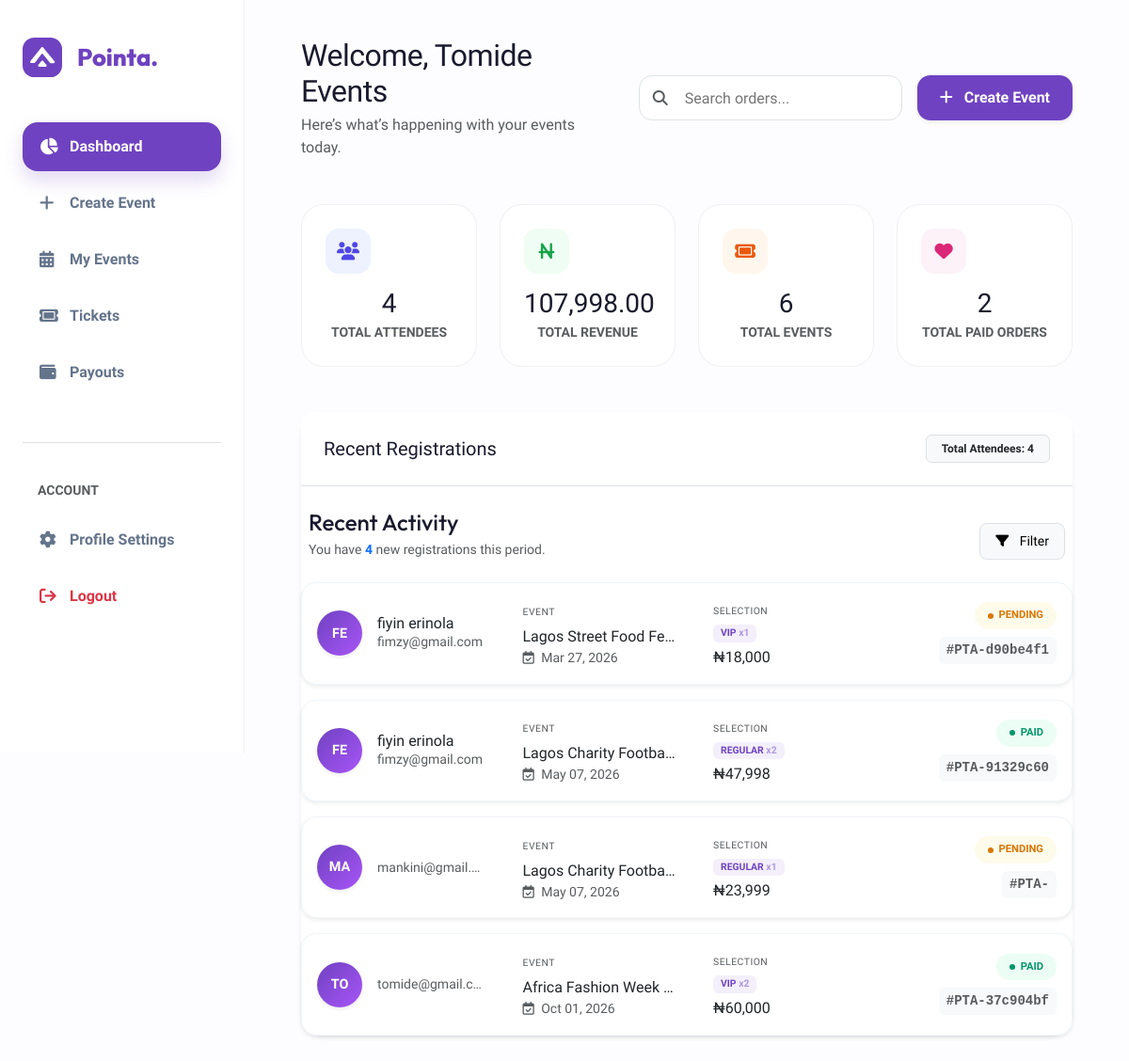
Page /organizer/dashboard/ (signed in) on the committed database.
### events/models.py (models this page shows, shortened)
class Organizer(models.Model):
    user = models.OneToOneField(
        User,
        on_delete=models.CASCADE,
        related_name="organizer"
    )
    organization_name = models.CharField(max_length=150)
    email = models.EmailField(blank=True)
    phone = models.CharField(max_length=20, blank=True)
    bio = models.TextField(blank=True)
    verified = models.BooleanField(default=False)
    joined_at = models.DateTimeField(auto_now_add=True)

class Order(models.Model):
    user = models.ForeignKey(User, on_delete=models.CASCADE)
    event = models.ForeignKey(Event, on_delete=models.CASCADE)
    total_amount = models.DecimalField(max_digits=10, decimal_places=2)
    reference = models.CharField(max_length=100, unique=True)
    STATUS_CHOICES = [
        ("pending", "Pending"),
        ("paid", "Paid"),
        ("failed", "Failed"),
    ]
    status = models.CharField(
        max_length=10,
        choices=STATUS_CHOICES,
        default="pending"
    )
    created_at = models.DateTimeField(auto_now_add=True)

class Event(models.Model):
    organizer = models.ForeignKey(
        Organizer,
        on_delete=models.CASCADE,
        related_name="events"
    )
    category = models.ForeignKey(
        Category,
        on_delete=models.SET_NULL,
        null=True,
        related_name="events"
    )
    title = models.CharField(max_length=200)
    description = models.TextField(blank=True)
    date = models.DateField()
    start_time = models.TimeField(default=datetime.time(9, 0))  # 09:00 AM
    end_time = models.TimeField(default=datetime.time(17, 0))  # 05:00 PM
    venue = models.CharField(max_length=255, blank=True)
    STATE_CHOICES = [
        ("lagos", "Lagos"),
        ("abuja", "Abuja (FCT)"),
    ]
    state = models.CharField(
        max_length=20,
        choices=STATE_CHOICES
    )
    city = models.CharField(max_length=100, blank=True)
    image = models.ImageField(
        upload_to="events/",
        blank=True,
        null=True
    )
    STATUS_CHOICES = [
        ("active", "Active"),
        ("cancelled", "Cancelled"),
        ("completed", "Completed"),
    ]
    status = models.CharField(
        max_length=10,
        choices=STATUS_CHOICES,
        default="active"
    )
    EVENT_TYPE_CHOICES = [
    ("physical", "Physical Event"),
    ("online", "Online Event"),
    ("hybrid", "Hybrid Event"),
    ]
    event_type = models.CharField(
        max_length=10,
        choices=EVENT_TYPE_CHOICES,
        default="physical"
    )
    created_at = models.DateTimeField(auto_now_add=True)
    class Meta:
        ordering = ["-created_at"]

class OrderItem(models.Model):
    order = models.ForeignKey(
        Order,
        on_delete=models.CASCADE,
        related_name="items"
    )
    ticket = models.ForeignKey(Ticket, on_delete=models.CASCADE)
    quantity = models.PositiveIntegerField()

class Ticket(models.Model):
    event = models.ForeignKey(
        Event,
        on_delete=models.CASCADE,
        related_name="tickets"
    )
    name = models.CharField(max_length=50)
    price = models.DecimalField(max_digits=10, decimal_places=2)
    quantity_available = models.PositiveIntegerField()
    quantity_sold = models.PositiveIntegerField(default=0)  # ADD THIS

### events/views.py (the view)
# urls.py: path('organizer/dashboard/', views.org_dashboard, name='org_dashboard'),
@login_required(login_url='organizer_login')
def org_dashboard(request):
    if not hasattr(request.user, "organizer"):
        messages.error(request, "Access denied. Only organizers can access this page.")
        return redirect("home")
    org = request.user.organizer
    events = Event.objects.filter(organizer=org)
    orders = Order.objects.filter(event__in=events).order_by('-created_at')  # latest first
    total_events = events.count()
    total_attendees = orders.count()
    total_revenue = sum(order.total_amount for order in orders if order.status == 'paid')
    total_paid_orders = Order.objects.filter(
        event__in=events,
        status="paid"
    ).count()
    context = {
        'organizer': org,
        'events': events,
        'orders': orders,
        'total_events': total_events,
        'total_attendees': total_attendees,
        'total_revenue': total_revenue,
        'total_paid_orders': total_paid_orders,
    }
    return render(request, 'events/org_dashboard.html', context)

### events/templates/events/org_dashboard.html (shortened to what this page needs)
{%load humanize%}
{%load static%}
<!DOCTYPE html>
<html lang="en">
<head>
    <link href="https://cdn.jsdelivr.net/npm/bootstrap@5.3.0/dist/css/bootstrap.min.css" rel="stylesheet">
    <link rel="stylesheet" href="https://cdnjs.cloudflare.com/ajax/libs/font-awesome/6.4.0/css/all.min.css">
</head>
<body>
    <aside class="sidebar">
        <div class="d-flex align-items-center gap-3 mb-5">
            <a href="{%url 'home'%}" style="text-decoration: none;">
            <span style="font-family: 'Outfit'; font-weight: 800; font-size: 1.6rem; color: var(--pointa-purple);">Pointa.</span>
        </a>
        </div>
        <nav>
            <a href="{%url 'org_dashboard'%}" class="nav-link {% if request.resolver_match.url_name == 'org_dashboard' %}active{% endif %}"><i class="fa-solid fa-chart-pie"></i> Dashboard</a>
            <a href="{%url 'create_event'%}" class="nav-link {% if request.resolver_match.url_name == 'create_event' %}active{% endif %}"><i class="fa-solid fa-plus"></i> Create Event </a>
            <a href="{%url 'my_events'%}" class="nav-link {% if request.resolver_match.url_name == 'my_events' %}active{% endif %}"><i class="fa-solid fa-calendar-days"></i> My Events</a>
            <a href="{%url 'organizer_tickets'%}" class="nav-link {% if request.resolver_match.url_name == 'organizer_tickets' %}active{% endif %}"><i class="fa-solid fa-ticket"></i> Tickets</a>
            <a href="{%url 'payouts'%}" class="nav-link {% if request.resolver_match.url_name == 'payout' %}active{% endif %}"><i class="fa-solid fa-wallet"></i> Payouts</a>
            <div class="mt-5 pt-4 border-top">
                <p class="small fw-bold text-uppercase text-muted px-3 mt-3">Account</p>
                <a href="{% url 'organizer_profile' %}" class="nav-link {% if request.resolver_match.url_name == 'organizer_profile' %}active{% endif %}"><i class="fa-solid fa-gear"></i> Profile Settings</a>
                <a href="{%url 'organizer_logout'%}" class="nav-link text-danger"><i class="fa-solid fa-arrow-right-from-bracket"></i> Logout</a>
            </div>
        </nav>
    </aside>
    <main class="main-content">
        {%block content%}
        <header class="d-flex flex-column flex-md-row justify-content-between align-items-md-center mb-5 gap-4">
            <div class="flex-grow-1">
                <h2 class="fw-800 mb-1" style="letter-spacing: -0.5px;">Welcome, {{organizer.organization_name}}</h2>
                <p class="text-muted mb-0">Here’s what’s happening with your events today.</p>
            </div>
            <div class="d-flex flex-column flex-sm-row gap-3 align-items-stretch align-items-md-center">
                <div class="position-relative" style="min-width: 280px;">
                    <i class="fa-solid fa-magnifying-glass position-absolute text-muted" style="left: 15px; top: 50%; transform: translateY(-50%);"></i>
                    <input type="text" class="search-bar border ps-5" placeholder="Search orders..." style="height: 48px; background: #fff;">
                </div>
                <a href="{% url 'create_event' %}"
                class="btn btn-create shadow-sm px-4"
                style="height: 48px;">
                 <i class="fa-solid fa-plus me-2"></i> Create Event
             </a>
            </div>
        </header>
        <div class="row g-4 mb-5">
            <div class="col-6 col-xl-3 col-md-6">
                <div class="stat-card">
                    <div class="icon-square text-center" style="background: #eef2ff; color: #4f46e5;"><i class="fa-solid fa-users text-center"></i></div>
                    <h3 class="fw-800 mb-1 text-center">{{total_attendees}}</h3>
                    <p class="text-muted small fw-bold mb-0 text-center">TOTAL ATTENDEES</p>
                </div>
            </div>
            <div class="col-6 col-xl-3 col-md-6">
                <div class="stat-card">
                    <div class="icon-square text-center" style="background: #f0fdf4; color: #16a34a;"><i class="fa-solid fa-naira-sign"></i></div>
                    <h3 class="fw-800 mb-1 text-center">{{total_revenue|intcomma}}</h3>
                    <p class="text-muted small fw-bold mb-0 text-center">TOTAL REVENUE</p>
                </div>
            </div>
            <div class="col-6 col-xl-3 col-md-6">
                <div class="stat-card">
                    <div class="icon-square text-center" style="background: #fff7ed; color: #ea580c;"><i class="fa-solid fa-ticket"></i></div>
                    <h3 class="fw-800 mb-1 text-center">{{total_events}}</h3>
                    <p class="text-muted small fw-bold mb-0 text-center">TOTAL EVENTS</p>
                </div>
            </div>
            <div class="col-6 col-xl-3 col-md-6">
                <div class="stat-card">
                    <div class="icon-square text-center" style="background: #fdf2f8; color: #db2777;"><i class="fa-solid fa-heart"></i></div>
                    <h3 class="fw-800 mb-1 text-center">{{total_paid_orders}}</h3>
                    <p class="text-muted small fw-bold mb-0 text-center">TOTAL PAID ORDERS</p>
                </div>
            </div>
        </div>
        <div class="custom-table shadow-sm border-0">
            <div class="p-4 d-flex justify-content-between align-items-center bg-white border-bottom rounded-top-4">
                <h5 class="fw-800 mb-0">Recent Registrations</h5>
                <span class="badge bg-light text-dark border px-3 py-2">
                    Total Attendees: {{ total_attendees|intcomma }}
                </span>
            </div>
            <div class="registration-container mt-4">
                <div class="d-flex justify-content-between align-items-end mb-4 px-2">
                    <div>
                        <h4 class="fw-800 mb-1" style="font-family: 'Outfit';">Recent Activity</h4>
                        <p class="text-muted small mb-0">You have <span class="text-primary fw-bold">{{ orders.count }}</span> new registrations this period.</p>
                    </div>
                    <div class="dropdown">
                        <button class="btn btn-light btn-sm border fw-700 px-3 py-2 rounded-3" type="button" data-bs-toggle="dropdown">
                            <i class="fa-solid fa-filter me-2"></i> Filter
                        </button>
                    </div>
                </div>
                <div class="reg-list-wrapper">
                    {% for order in orders %}
                    <div class="reg-card mb-3 p-3 bg-white shadow-sm border rounded-4 transition-hover">
                        <div class="row align-items-center">
                            <div class="col-lg-3 col-md-6 mb-3 mb-lg-0">
                                <div class="d-flex align-items-center gap-3">
                                    <div class="avatar-box rounded-circle d-flex align-items-center justify-content-center text-white fw-bold shadow-sm"
                                    style="width: 48px; height: 48px; background: linear-gradient(135deg, #6f42c1, #a855f7); font-size: 0.9rem;">
                                   {% if order.user.first_name or order.user.last_name %}
                                       {{ order.user.first_name|slice:":1"|upper }}{{ order.user.last_name|slice:":1"|upper }}
                                   {% elif order.user.username %}
                                       {{ order.user.username|slice:":2"|upper }}
                                   {% else %}
                                       <i class="fa-solid fa-user"></i>
                                   {% endif %}
                               </div>
                                    <div class="overflow-hidden">
                                        <h6 class="fw-800 mb-0 text-dark text-truncate">{{ order.user.get_full_name }}</h6>
                                        <span class="small text-muted d-block text-truncate">{{ order.user.email }}</span>
                                    </div>
                                </div>
                            </div>
                            <div class="col-lg-3 col-md-6 mb-3 mb-lg-0">
                                <div class="ps-lg-3">
                                    <span class="x-small text-uppercase fw-800 text-muted ls-1">Event</span>
                                    <div class="fw-700 text-dark text-truncate mt-1">{{ order.event.title }}</div>
                                    <div class="small text-muted"><i class="fa-regular fa-calendar-check me-1"></i> {{ order.event.date|date:"M d, Y" }}</div>
                                </div>
                            </div>
                            <div class="col-lg-3 col-md-6 mb-3 mb-lg-0">
                                <div class="ps-lg-3">
                                    <span class="x-small text-uppercase fw-800 text-muted ls-1">Selection</span>
                                    <div class="mt-1 d-flex flex-wrap gap-1">
                                        {% for item in order.items.all %}
                                            <span class="badge bg-soft-purple text-purple border-0 px-2 py-1" style="font-size: 0.65rem;">
                                                {{ item.ticket.name|upper }} <span class="opacity-50">x{{ item.quantity }}</span>
                                            </span>
                                        {% endfor %}
                                    </div>
                                    <div class="fw-800 text-dark mt-1">₦{{ order.total_amount|floatformat:0|intcomma }}</div>
                                </div>
                            </div>
                            <div class="col-lg-3 col-md-6 text-lg-end">
                                <div class="d-flex flex-row flex-lg-column justify-content-between align-items-center align-items-lg-end gap-2">
                                    {% if order.status == 'paid' %}
                                        <span class="status-pill status-paid">
                                            <span class="pulse-dot"></span> PAID
                                        </span>
                                    {% else %}
                                        <span class="status-pill status-pending">
                                            <span class="pulse-dot-pending"></span> PENDING
                                        </span>
                                    {% endif %}
                                    <code class="small fw-bold text-muted bg-light px-2 py-1 rounded">#PTA-{{ order.reference|slice:":8" }}</code>
                                </div>
                            </div>
                        </div>
                    </div>
                    {% empty %}
                    <div class="text-center py-5 bg-white rounded-4 border">
                        <img src="https://illustrations.popsy.co/purple/searching.svg" style="height: 150px;" class="mb-3">
                        <h5 class="fw-800">No registrations found</h5>
                        <p class="text-muted small">When users register for your event, they will appear here.</p>
                    </div>
                    {% endfor %}
                </div>
            </div>
        </div>
        {%endblock content%}
    </main>
</body>
</html>

### rows in the picture
Organizer: organization_name "Tomide Events"
Order: user.first_name "F", user.last_name "E", user.get_full_name "fiyin erinola", user.email "fimzy@gmail.com", event "Lagos Street Food Fe…", event "Mar 27, 2026", total_amount "18,000", status "pending" (drawn), reference "d90be4f1"
OrderItem: ticket.name "VIP", quantity "1"
Order: user.first_name "F", user.last_name "E", user.get_full_name "fiyin erinola", user.email "fimzy@gmail.com", event "Lagos Charity Footba…", event "May 07, 2026", total_amount "47,998", status "paid" (drawn), reference "91329c60"
OrderItem: ticket.name "REGULAR", quantity "2"
Order: user.username "MA", user.email "mankini@gmail.…", event "Lagos Charity Footba…", event "May 07, 2026", total_amount "23,999", status "pending" (drawn)
OrderItem: ticket.name "REGULAR", quantity "1"
Order: user.username "TO", user.email "tomide@gmail.c…", event "Africa Fashion Week…", event "Oct 01, 2026", total_amount "60,000", status "paid" (drawn), reference "37c904bf"
OrderItem: ticket.name "VIP", quantity "2"

### other values in the picture
{{ total_attendees }} "4"
{{ total_revenue|intcomma }} "107,998.00"
{{ total_events }} "6"
{{ total_paid_orders }} "2"
{{ total_attendees|intcomma }} "4"
{{ orders.count }} "4"
